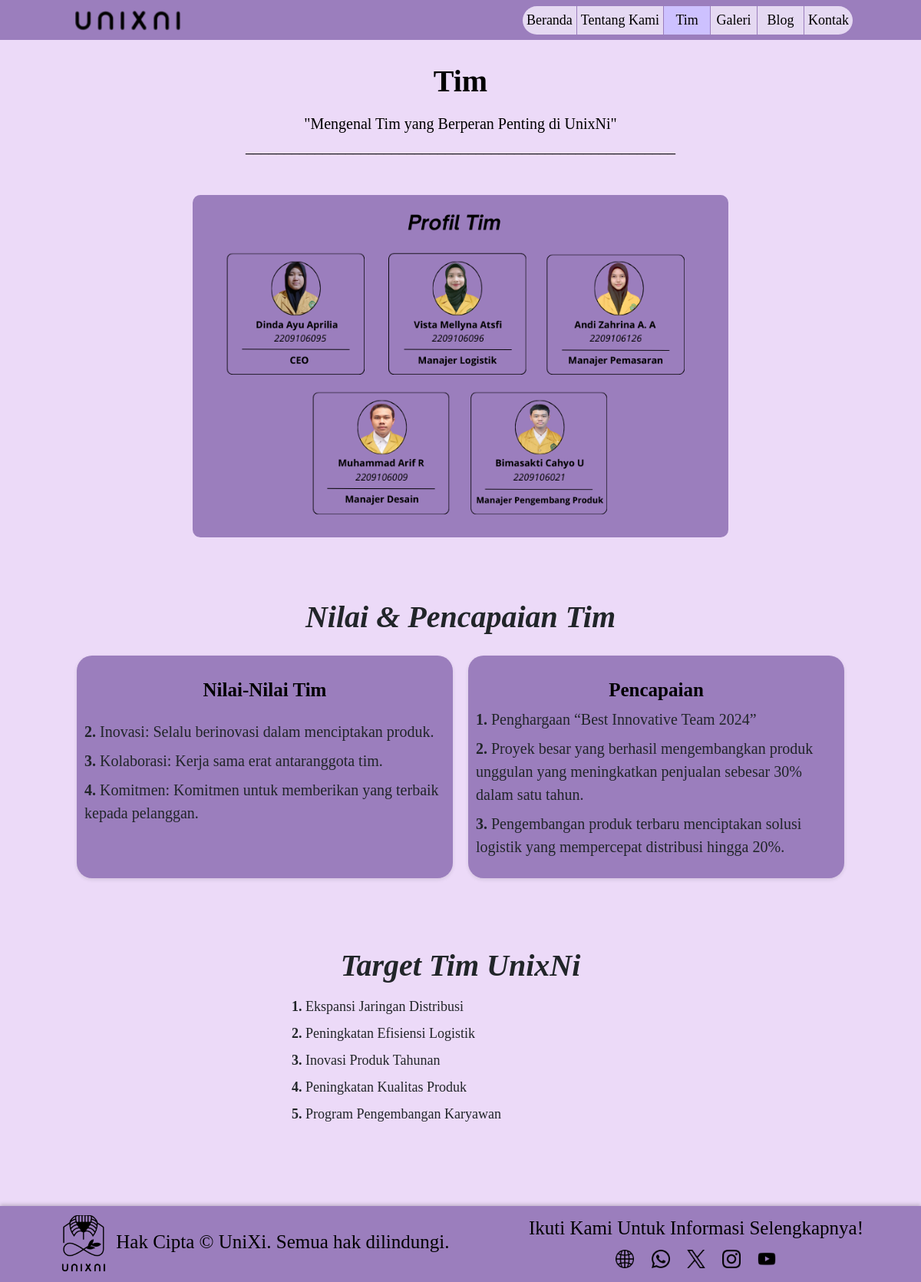
/tim, run on the app's committed database.
### unixni/models/home/tim.py (models this page shows, shortened)
class Tim(models.Model):
    title = models.CharField(max_length=255)
    subtitle = models.TextField()
    line = models.CharField(max_length=255)
    profil = models.ImageField(upload_to='tim/')
    title2 = models.CharField(max_length=255)
    subtitle2 = models.CharField(max_length=255)
    subtitle3 = models.CharField(max_length=255)
    title3 = models.CharField(max_length=255)

class Value(models.Model):
    list = models.CharField(max_length=255)

class Pencapaian(models.Model):
    list = models.CharField(max_length=255)

class Target(models.Model):
    list = models.CharField(max_length=255)

### unixni/views.py (the view)
# urls.py: path('tim', views.tim, name='tim'),
def tim(request):
    tim_details = Tim.objects.first()
    value = Value.objects.all()
    pencapaian = Pencapaian.objects.all()
    target = Target.objects.all()
    return render(request, 'tim.html',
                  {'tim_details': tim_details,
                   'value': value,
                   'pencapaian': pencapaian,
                   'target': target,
                   })

### unixni/templates/tim.html (shortened to what this page needs)
{% load static %}
{% load django_bootstrap5 %}
<!DOCTYPE html>
<html lang="en">
<head>
    {% bootstrap_css %}
    <link href="{% static 'css/pribadi.css' %}" rel="stylesheet">
</head>
<body>
    {% include 'layout/navbar.html' %}
    {% block content %}
    <div class="container" style="width: 95%;">
        <div class="about-container">
            <h1 class="text-center about-title mb-3">{{ tim_details.title }}</h1>
            <p class="text-center about-description mb-0">"{{ tim_details.subtitle }}"</p>
            <p class="text-center about-description mb-0">{{ tim_details.line }}</p>
            <div class="image-content text-center mt-5 mb-3 align-items-center justify-content-center">
                <img src="{{ tim_details.profil.url }}" alt="{{ tim_details.title }}" style="border-radius: 10px;width: 70%; height: auto;">
            </div>
            <h2 class="text-center fw-bold fst-italic mb-3">{{ tim_details.title2 }}</h2>
            <div class="row mb-0">
                <div class="about-card col ">
                    <h3 class="text-center about-heading mb-4">{{ tim_details.subtitle2 }}</h3>
                    <div class="col-md">
                        <ul class="list-unstyled">
                            {% for value in value %}
                            <li class="mb-2">
                                <strong>{{ value.id }}.</strong> {{ value.list }}
                            </li>
                            {% endfor %}
                        </ul>
                    </div>
                </div>
                <div class="about-card col">
                    <h3 class="about-heading text-center">{{ tim_details.subtitle3 }}</h3>
                    <div class="col-md">
                        <ul class="list-unstyled">
                            {% for pencapaian in pencapaian %}
                            <li class="mb-2">
                                <strong>{{ pencapaian.id }}.</strong> {{ pencapaian.list }}
                            </li>
                            {% endfor %}
                        </ul>
                    </div>
                </div>
        </div>
        <h2 class="text-center fw-bold fst-italic mb-3">{{ tim_details.title3 }}</h2>
        <div class="container">
            <div class="row justify-content-center">
                <div class="col-md-8">
                    <ul class="about-structur list-unstyled">
                        {% for target in target %}
                        <li class="mb-2">
                            <strong>{{ target.id }}.</strong> {{ target.list }}
                        </li>
                        {% endfor %}
                    </ul>
                </div>
            </div>
        </div>
    </div>
</div>
    {% include 'layout/footer.html' %}
    {% endblock %}
</body>
</html>

### static/css/pribadi.css (style rules this page uses)
body, button, input, textarea { font-family: 'Lusitana', serif; }
body { background-color: #ECDAF8; font-size:large; }
h2 { margin-bottom: 15px; font-size: 40px; font-weight: bold; margin-top: 80px; padding-left: 2%; padding-right: 2%; text-align: center; }
p { font-size:25px; }
.about-container { padding: 30px; margin-top: 0px; margin-left: 30px; margin-right: 30px; margin-bottom: 60px; }
.about-title { color: #000000; font-weight: bold; font-size: 40px; margin-bottom: 15px; }
.about-description { color: black; font-size: 20px; margin-bottom: 20px; }
.about-card { background-color: #9B7EBD; padding: 10px; border-radius: 20px; box-shadow: 0 2px 5px rgba(0, 0, 0, 0.1); margin: 10px; min-width: 250px; word-wrap: break-word; font-size: 20px; }
.about-heading { color: #000000; font-size: 25px; font-weight: bold; margin-top: 20px; }
.about-structur { padding-left: 100px; margin-right: 100px; }

### data on the page
Tim: title "Tim", subtitle "Mengenal Tim yang Berperan Penting di UnixNi", line "________________________________________________________", profil (picture), title2 "Nilai & Pencapaian Tim", subtitle2 "Nilai-Nilai Tim", subtitle3 "Pencapaian", title3 "Target Tim UnixNi"
Value: id "2", list "Inovasi: Selalu berinovasi dalam menciptakan produk."
Value: id "3", list "Kolaborasi: Kerja sama erat antaranggota tim."
Value: id "4", list "Komitmen: Komitmen untuk memberikan yang terbaik kepada pelanggan."
Pencapaian: id "1", list "Penghargaan “Best Innovative Team 2024”"
Pencapaian: id "2", list "Proyek besar yang berhasil mengembangkan produk unggulan yang meningkatkan penjualan sebesar 30% dalam satu tahun."
Pencapaian: id "3", list "Pengembangan produk terbaru menciptakan solusi logistik yang mempercepat distribusi hingga 20%."
Target: id "1", list "Ekspansi Jaringan Distribusi"
Target: id "2", list "Peningkatan Efisiensi Logistik"
Target: id "3", list "Inovasi Produk Tahunan"
Target: id "4", list "Peningkatan Kualitas Produk"
Target: id "5", list "Program Pengembangan Karyawan"
